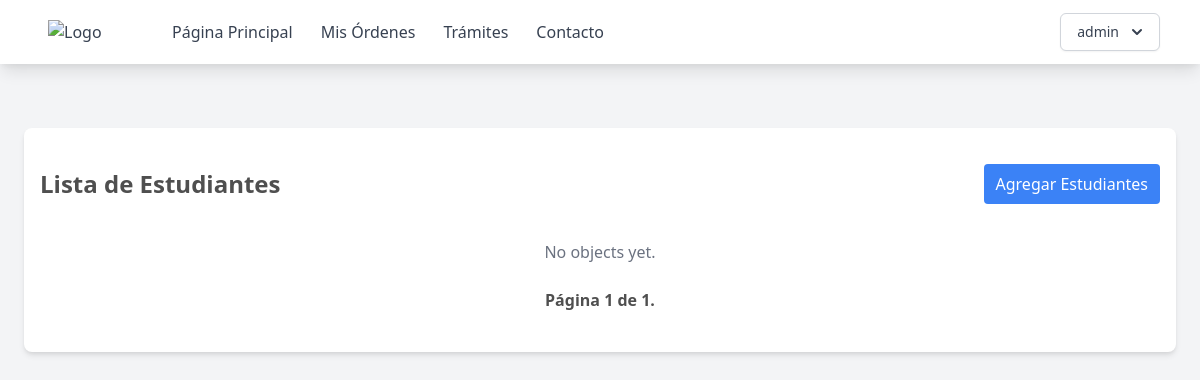
The app's page /estudiantes (signed in), older data.
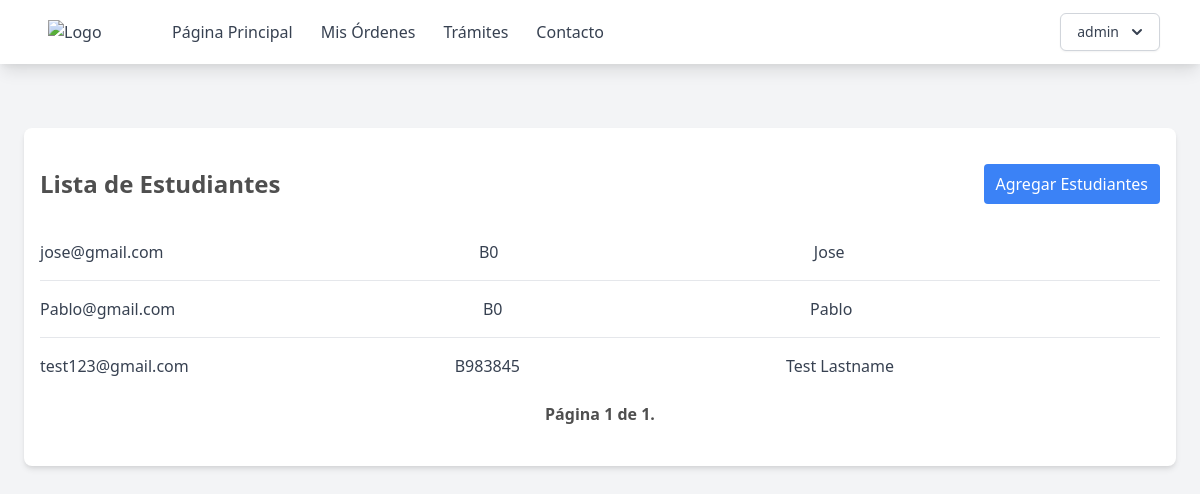
The same page, newer data.
### supply_room/models.py (models this page shows, shortened)
class Users(AbstractUser):
    name = models.CharField(max_length=200)
    email = models.EmailField(unique=True)
    role = models.CharField(max_length=200, choices=ROLE_CHOICES, default="student")
    student_id = models.CharField(max_length=200, null=True)
    username = models.CharField(max_length=50, null=True)
    objects = CustomUserManager()
    USERNAME_FIELD = "email"
    REQUIRED_FIELDS = ["name", "role"]

### supply_room/views.py (the view)
class StudentList(ListView):
    model = Users
    paginate_by = 10
    def get_queryset(self, *args, **kwargs):
        qs = super(StudentList, self).get_queryset(*args, **kwargs)
        qs = qs.filter(role="student")
        qs = qs.order_by("name")
        return qs

### templates/page/estudiantes.html (shortened to what this page needs)
{% extends "base.html" %} {% block content %}
<div class="max-w-6xl mx-auto px-4 py-8 bg-white rounded-lg shadow-md mt-16">
    <div class="flex justify-between items-center mb-4">
        <h2 class="text-2xl font-bold py-2">Lista de Estudiantes</h2>
        <a href="#" class="py-2 px-3 bg-blue-500 text-white rounded hover:bg-blue-400">Agregar Estudiantes</a>
    </div>
    <ul class="divide-y divide-gray-200">
        {% for object in object_list %}
        <li class="py-4">
            <div class="flex justify-between items-center">
                <div class="text-gray-700">{{ object.email }}
                </div>
                <div class="text-gray-700">
                    {{ object.student_id }}
                </div>
                <div class="text-gray-700">
                    {{ object.name }}</div>
            </div>
        </li>
        {% empty %}
        <li class="py-4 text-center text-gray-500">No objects yet.</li>
        {% endfor %}
    </ul>
    <div class="pagination ">
    <div class="step-links flex w-full justify-between items-center p-2">
        <span class="current font-bold mx-4">
            Página {{ page_obj.number }} de {{ page_obj.paginator.num_pages }}.
        </span>
    </div>
</div>
</div>
{% endblock %}

Row changes from the older to the newer data that the page shows:
now on this page (row edited): Users: email "jose@gmail.com", student_id "B0", name "Jose"
now on this page (row edited): Users: email "Pablo@gmail.com", student_id "B0", name "Pablo"
added Users: email "test123@gmail.com", student_id "B983845", name "Test Lastname"
Text that changed along with them:
text no longer shown: "No objects yet."
